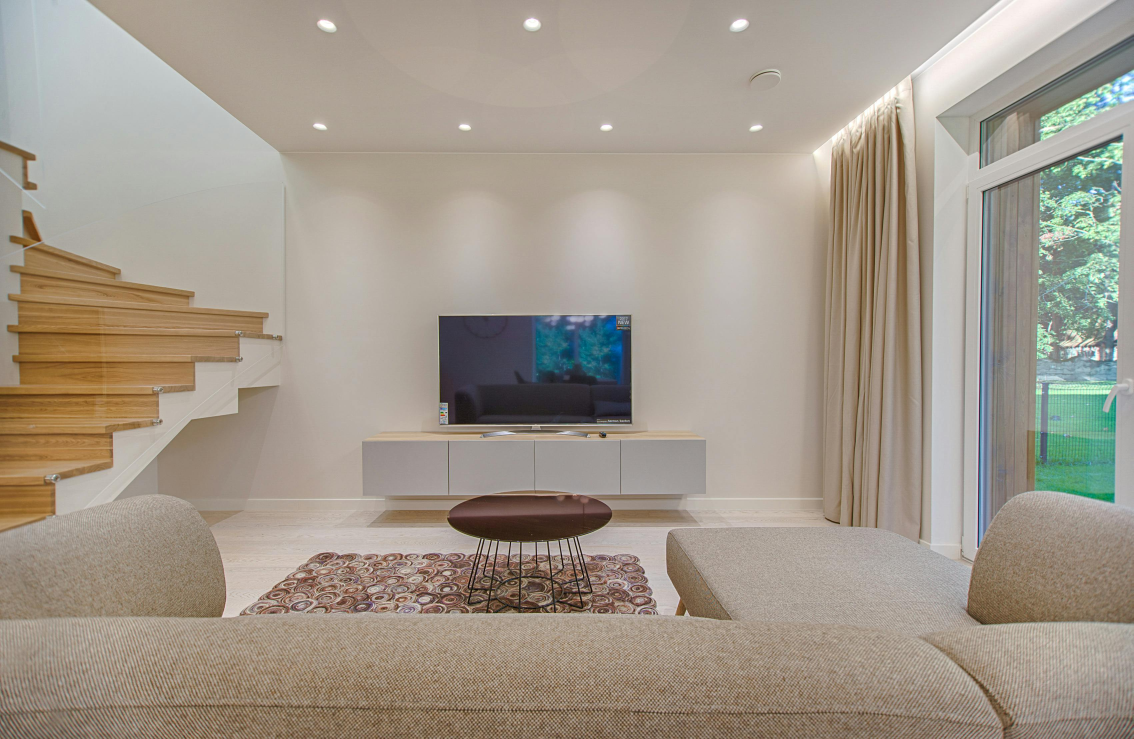
#> input picture imagens/pexels-photo-1571458.jpeg, 3400 x 2216 px, found by its file name (shown at 1/3 size)
$ jupyter execute Pjt_PP_03_img.ipynb
#> lines starting #> are read from the running program, lines starting #| are printed output that depends on the picture
<a href="https://colab.research.google.com/github/arleswasb/projeto_PP_03/blob/main/Pjt_PP_03_img.ipynb" target="_parent"></a>

[cell 1]
import requests
import time
from PIL import Image
from io import BytesIO
import matplotlib.pyplot as plt
import numpy as np

# --- 1. Preparação: Usar uma imagem mais adequada (arquitetura) ---
# Esta imagem tem muitas linhas retas e detalhes que evidenciam os problemas.
IMAGE_URL = "https://images.pexels.com/photos/1571458/pexels-photo-1571458.jpeg"
TARGET_WIDTH = 800

print(f"Baixando imagem de exemplo de: {IMAGE_URL}")
try:
    response = requests.get(IMAGE_URL)
    response.raise_for_status()
    original_image = Image.open(BytesIO(response.content))
#> original_image is the input picture: PIL image 3400x2216 RGB; mean R, G, B 161.9, 152.2, 139.5
except requests.exceptions.RequestException as e:
    print(f"Erro ao baixar a imagem: {e}")
    exit()

# Calcular a altura de destino para manter a proporção
original_width, original_height = original_image.size
#> original_width = 3400; original_height = 2216
aspect_ratio = original_height / original_width
#> aspect_ratio = 0.652
target_height = int(TARGET_WIDTH * aspect_ratio)
#> target_height = 521
target_size = (TARGET_WIDTH, target_height)
#> target_size = (800, 521)

# --- Definir a área de zoom ---
# (left, upper, right, lower) -> Uma área com detalhes, como uma cadeira ou estante
# Estes valores foram escolhidos para focar em uma área com linhas e detalhes
crop_box = (450, 250, 600, 400)


print(f"Imagem original: {original_width}x{original_height} pixels.")
#| Imagem original: 3400x2216 pixels.
print(f"Redimensionando para: {target_size[0]}x{target_size[1]} pixels.")
#| Redimensionando para: 800x521 pixels.
print(f"Área de zoom definida para análise de detalhes.")
print("-" * 30)

# --- 2. Demonstração: Testar os algoritmos ---
algorithms = {
    "1. Rápido (Nearest)": Image.Resampling.NEAREST,
    "2. Bom (Bilinear)": Image.Resampling.BILINEAR,
    "3. Ótimo (Bicubic)": Image.Resampling.BICUBIC,
    "4. Excelente (Lanczos)": Image.Resampling.LANCZOS
}

results = []

for name, algo in algorithms.items():
    print(f"Processando com o algoritmo: {name}...")

    start_time = time.time()
    resized_img = original_image.resize(target_size, resample=algo)
    end_time = time.time()

    duration = end_time - start_time

    # Recortar a área de zoom da imagem redimensionada
    zoomed_crop = resized_img.crop(crop_box)

    results.append({
        "name": name,
        "time": duration,
        "image": resized_img,
        "zoom": zoomed_crop
    })

    print(f"  -> Tempo gasto: {duration:.5f} segundos")
#> this loop made 4 passes
#> pass 1, `resized_img = original_image.resize(target_size, resample=algo)`:
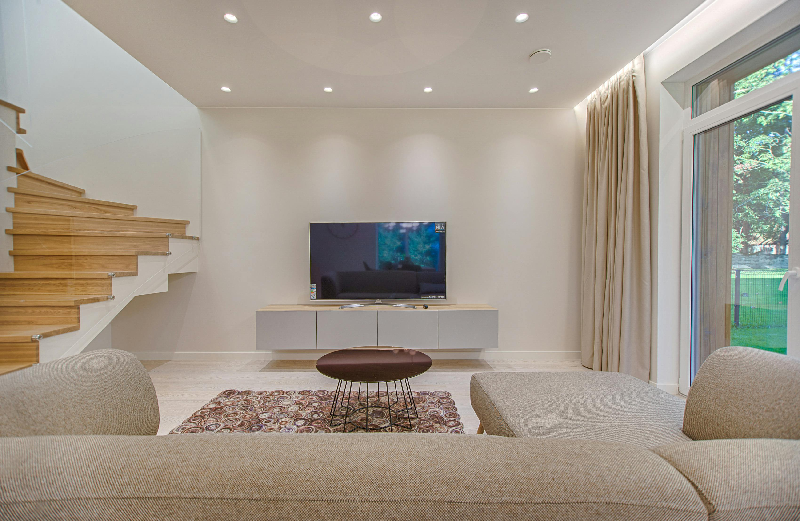
#> resized_img: PIL image 800x521 RGB; mean R, G, B 161.9, 152.2, 139.4
#> pass 1, `zoomed_crop = resized_img.crop(crop_box)`:
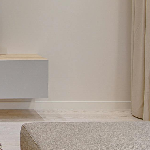
#> zoomed_crop: PIL image 150x150 RGB; mean R, G, B 173.3, 162.1, 151.7
#> after the loop, results = 4 items

# --- 3. Visualização dos Resultados (com Zoom) ---

# Criar uma figura com 2 linhas: uma para a imagem inteira, outra para o zoom
fig, axs = plt.subplots(2, len(algorithms), figsize=(20, 10))
fig.suptitle('Análise Detalhada: Qualidade vs. Custo Computacional', fontsize=20)

for i, res in enumerate(results):
    # Linha de cima: Imagens completas
    axs[0, i].imshow(res["image"])
    axs[0, i].set_title(f"{res['name']}\nTempo: {res['time']:.4f}s", fontsize=12)
    axs[0, i].axis('off')

    # Linha de baixo: Zoom nos detalhes
    axs[1, i].imshow(res["zoom"])
    axs[1, i].set_title(f"Zoom do Detalhe", fontsize=12)
    axs[1, i].axis('off')

plt.tight_layout(rect=[0, 0, 1, 0.96])
plt.show()
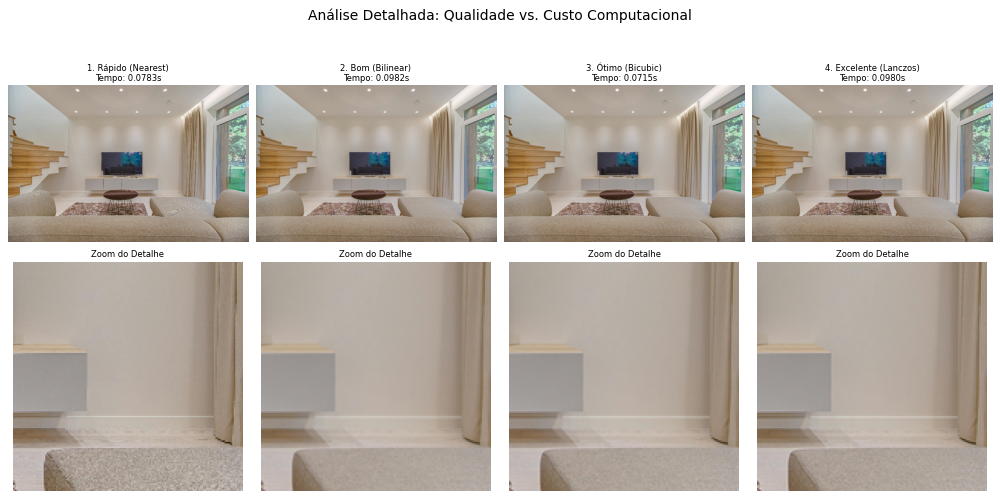
#> figure drawn by matplotlib, 8 panels

# b) Gráfico de barras do tempo de processamento (continua igual e importante)
algorithm_names = [res['name'] for res in results]
#> algorithm_names = ['1. Rápido (Nearest)', '2. Bom (Bilinear)', '3. Ótimo (Bicubic)', '4. Excelente (Lanczos)']
processing_times = [res['time'] for res in results]
#> processing_times = [0.0783, 0.0982, 0.0715, 0.098]

plt.figure(figsize=(10, 6))
bars = plt.bar(algorithm_names, processing_times, color=['#ff6347', '#ffa07a', '#20b2aa', '#008080'])
plt.ylabel('Tempo de Processamento (segundos)', fontsize=12)
plt.title('Custo Computacional por Algoritmo de Redimensionamento', fontsize=14)

for bar in bars:
    yval = bar.get_height()
    plt.text(bar.get_x() + bar.get_width()/2.0, yval, f'{yval:.5f}s', va='bottom', ha='center')
#> this loop made 4 passes
#> yval on passes 1 to 4: 0.0783, 0.0982, 0.0715, 0.098

plt.show()
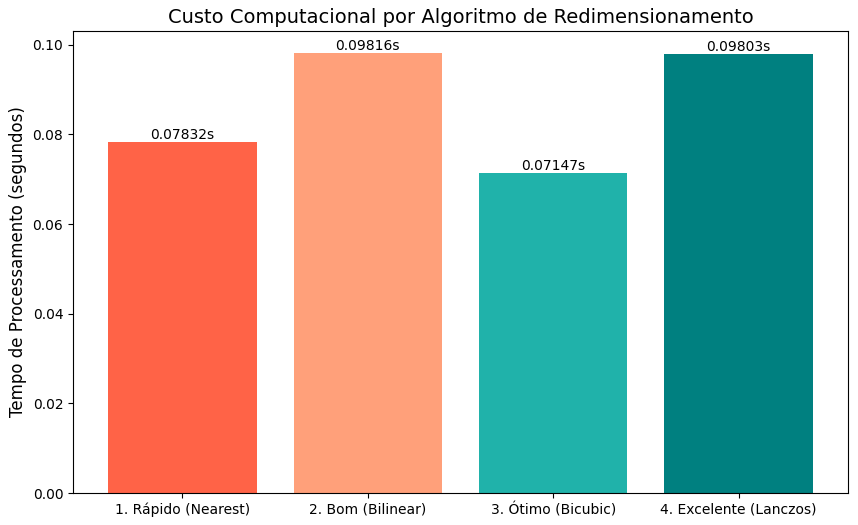
#> figure drawn by matplotlib, 1 panel; tallest bar 0.0982 high, from x = 0.6 to 1.4

$ run again, with imagens/imagem_renderizada.png saved as imagens/pexels-photo-1571458.jpeg
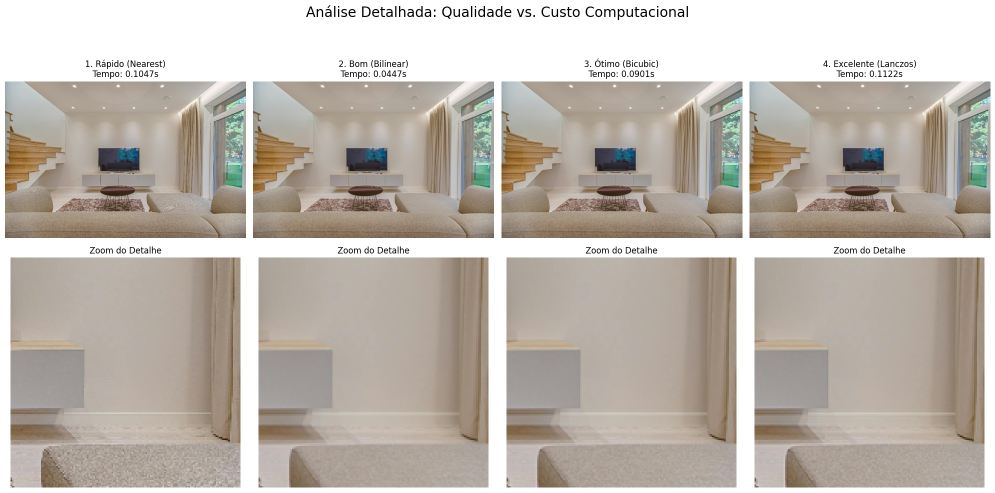
#> input picture imagens/imagem_renderizada.png, 1990 x 985 px, found by its file name (shown at 1/2 size)
#> original_image is the input picture: PIL image 1990x985 RGB; mean R, G, B 189.5, 181.7, 173.2
#| Imagem original: 1990x985 pixels.
#| Redimensionando para: 800x395 pixels.
#> the loop `for name, algo in algorithms.items():` made 4 passes
#> pass 1, `zoomed_crop = resized_img.crop(crop_box)`:
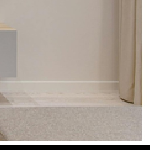
#> zoomed_crop: PIL image 150x150 RGB; mean R, G, B 175.5, 165.2, 155.6
#> after the loop `for name, algo in algorithms.items():`: results = 4 items
#> the loop `for i, res in enumerate(results):` made 4 passes
#> algorithm_names = ['1. Rápido (Nearest)', '2. Bom (Bilinear)', '3. Ótimo (Bicubic)', '4. Excelente (Lanczos)']
#> processing_times = [0.0587, 0.0781, 0.0391, 0.0538]
#> the loop `for bar in bars:` made 4 passes
#> yval on passes 1 to 4: 0.0587, 0.0781, 0.0391, 0.0538
#> `plt.show()`:
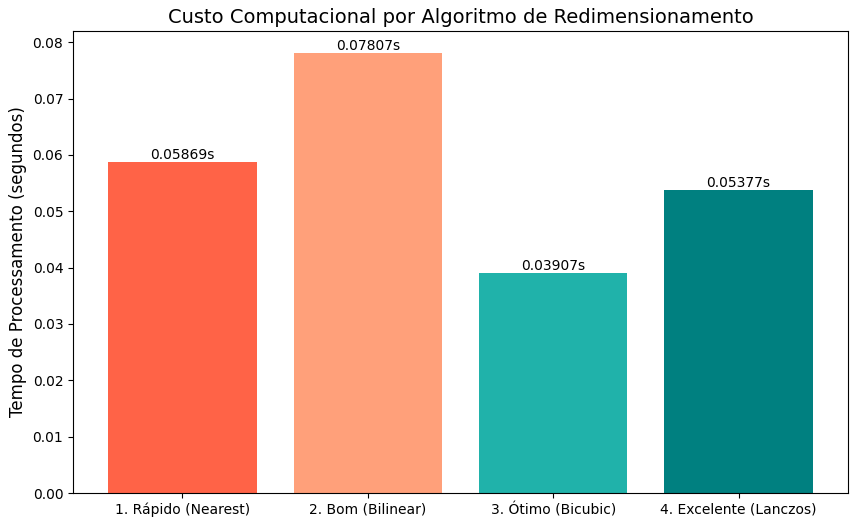
#> figure drawn by matplotlib, 1 panel; tallest bar 0.0781 high, from x = 0.6 to 1.4
